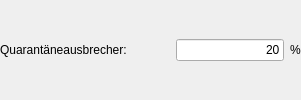
                 <widget class="QFrame" name="frame_quarantaeneausbrecher">
                  <property name="sizePolicy">
                   <sizepolicy hsizetype="Preferred" vsizetype="Preferred">
                    <horstretch>0</horstretch>
                    <verstretch>0</verstretch>
                   </sizepolicy>
                  </property>
                  <property name="minimumSize">
                   <size>
                    <width>0</width>
                    <height>0</height>
                   </size>
                  </property>
                  <property name="font">
                   <font>
                    <kerning>true</kerning>
                   </font>
                  </property>
                  <property name="contextMenuPolicy">
                   <enum>Qt::DefaultContextMenu</enum>
                  </property>
                  <property name="toolTipDuration">
                   <number>-1</number>
                  </property>
                  <property name="inputMethodHints">
                   <set>Qt::ImhNone</set>
                  </property>
                  <property name="frameShape">
                   <enum>QFrame::NoFrame</enum>
                  </property>
                  <property name="frameShadow">
                   <enum>QFrame::Raised</enum>
                  </property>
                  <property name="lineWidth">
                   <number>0</number>
                  </property>
                  <layout class="QHBoxLayout" name="horizontalLayout_20">
                   <property name="leftMargin">
                    <number>0</number>
                   </property>
                   <property name="topMargin">
                    <number>0</number>
                   </property>
                   <property name="rightMargin">
                    <number>0</number>
                   </property>
                   <property name="bottomMargin">
                    <number>0</number>
                   </property>
                   <item>
                    <layout class="QHBoxLayout" name="layout_quarantaeneausbrecher">
                     <property name="topMargin">
                      <number>0</number>
                     </property>
                     <item>
                      <widget class="QLabel" name="label_quarantaeneausbrecher">
                       <property name="minimumSize">
                        <size>
                         <width>170</width>
                         <height>25</height>
                        </size>
                       </property>
                       <property name="maximumSize">
                        <size>
                         <width>170</width>
                         <height>16777215</height>
                        </size>
                       </property>
                       <property name="toolTip">
                        <string>Wahrscheinlichkeit, mit der ein in Mensch, der in Quarantäne versetzt wird, die Anordnung ignoriert.</string>
                       </property>
                       <property name="text">
                        <string>Quarantäneausbrecher:</string>
                       </property>
                      </widget>
                     </item>
                     <item>
                      <widget class="QLineEdit" name="eingabe_quarantaeneausbrecher">
                       <property name="text">
                        <string>20</string>
                       </property>
                       <property name="alignment">
                        <set>Qt::AlignRight|Qt::AlignTrailing|Qt::AlignVCenter</set>
                       </property>
                      </widget>
                     </item>
                     <item>
                      <widget class="QLabel" name="label_19">
                       <property name="text">
                        <string>%</string>
                       </property>
                      </widget>
                     </item>
                    </layout>
                   </item>
                  </layout>
                 </widget>
